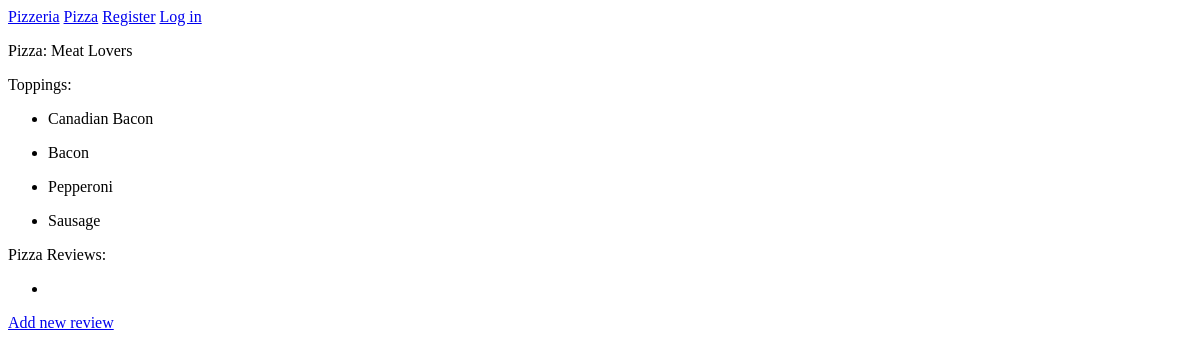
The page /pizzas/2/ on the database as committed earlier.
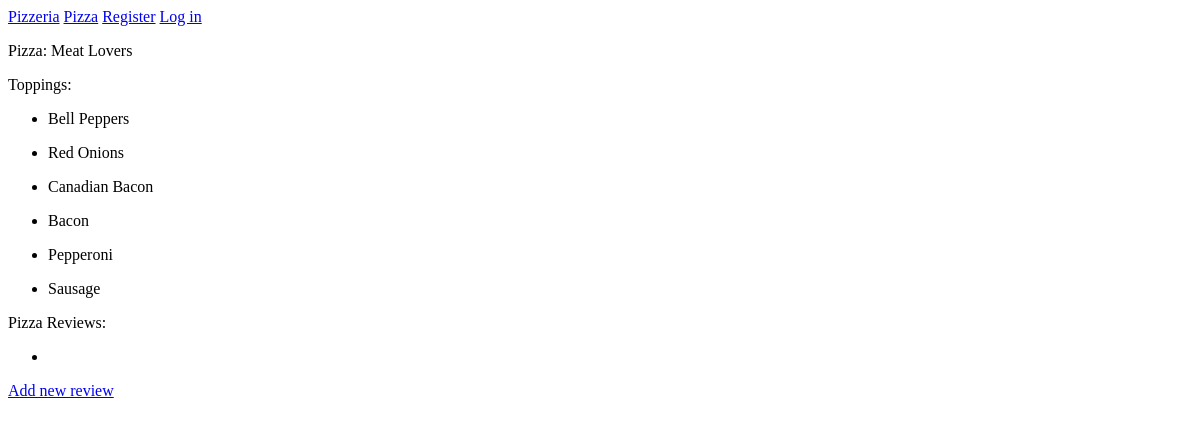
The same page on the database as committed later.
### pizzas/models.py (models this page shows)
class Topping(models.Model):
    pizza = models.ForeignKey(Pizza, on_delete=models.CASCADE)
    name = models.TextField()
    date_added = models.DateTimeField(auto_now_add=True)
    def __str__(self):
        return f"{self.name[:50]}"

### pizzas/views.py (the view)
# urls.py: path('pizzas/<int:pizza_id>/', views.pizza,name='pizza'),
def pizza(request, pizza_id):
    pizza = Pizza.objects.get(id=pizza_id)
    toppings = pizza.topping_set.order_by('-date_added')
    reviews = pizza.review_set.order_by('-date_added')
    context = {'pizza':pizza, 'toppings':toppings, 'reviews':reviews}
    return render(request, 'pizzas/pizza.html', context)

### pizzas/models.py (called while the page is built)
    def __str__(self):
        return self.text

### pizzas/templates/pizzas/pizza.html (shortened to what this page needs)
{% extends "pizzas/base.html" %}
{% block content %}
<p>Pizza: {{ pizza }}</p>
<p>Toppings:</p>
<ul>
    {% for topping in toppings %}
    <li>
        <p>{{ topping }}</p>
    </li>
    {% empty %}
    <li>There are no toppings for this pizza yet.</li>
    {% endfor %}
</ul>
<p>Pizza Reviews:</p>
<ul>
    {% for review in reviews %}
    <li>
        <p>{{ review.text|linebreaks }}</p>
    </li>
    {% empty %}
    <li> </li>
    {% endfor %}
</ul>
<p>
    <a href="{% url 'pizzas:new_review' pizza.id %}">Add new review</a>
</p>
{% endblock content %}

Rows that differ between the two databases and show on the page:
added Topping: name "Bell Peppers"
added Topping: name "Red Onions"
